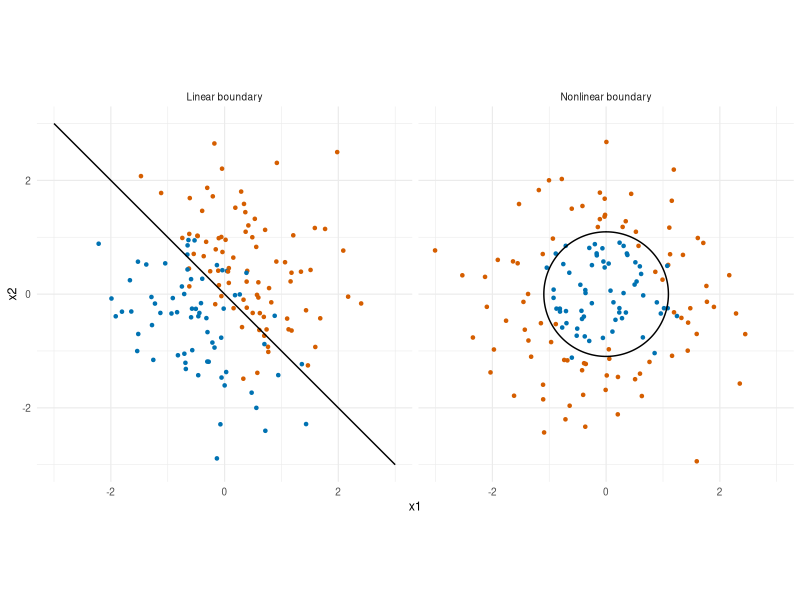
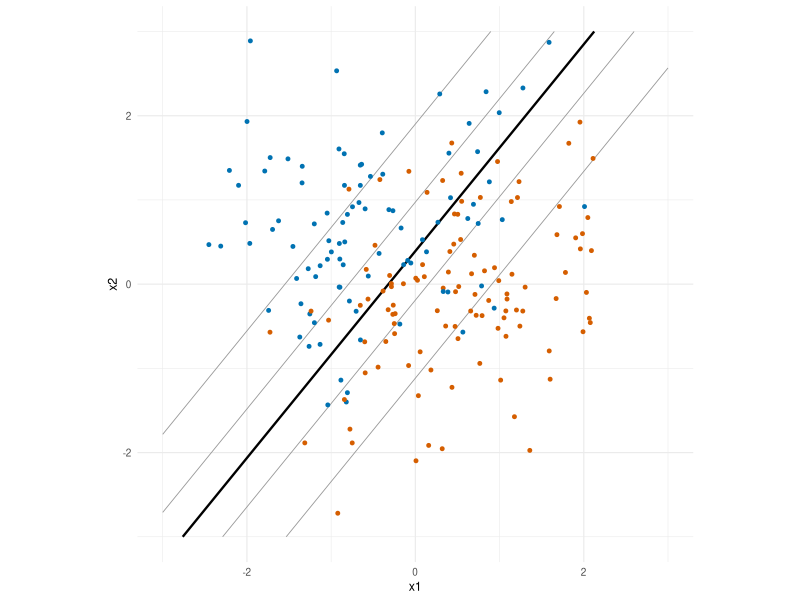
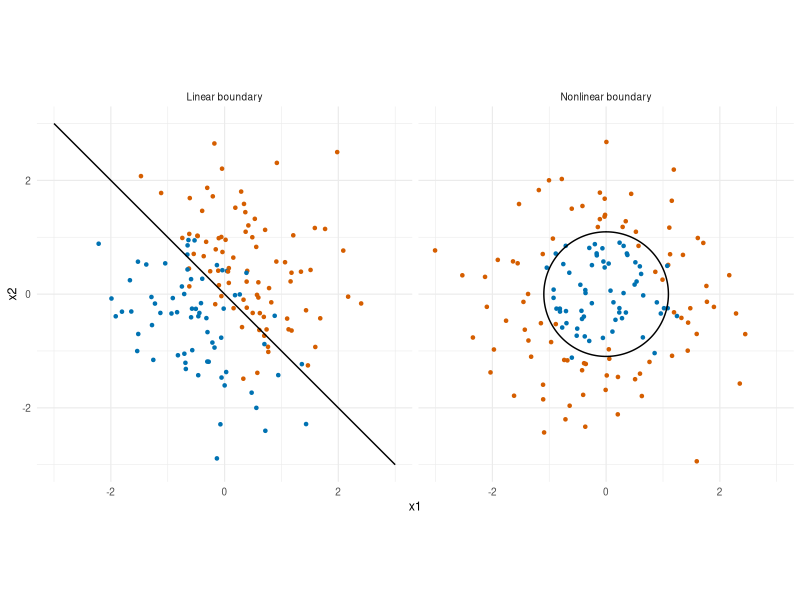
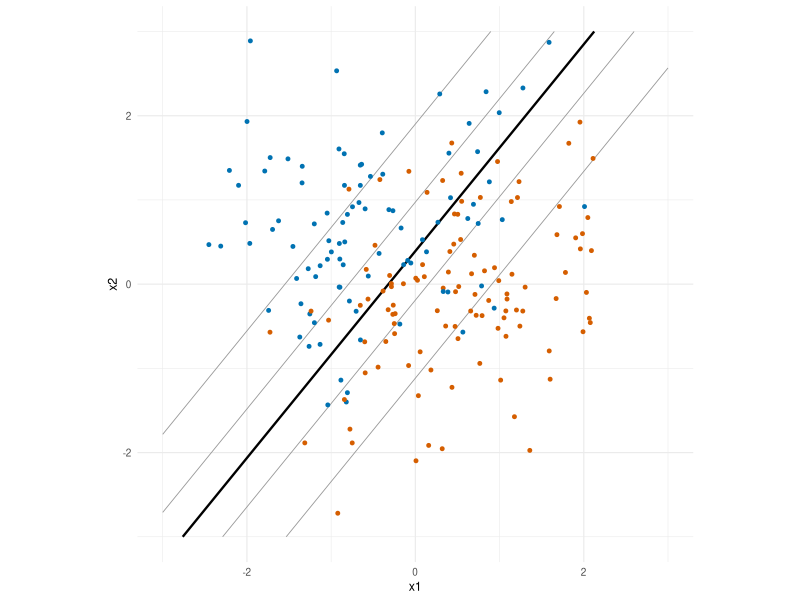

Recreate these plots in R, in order.
library(ggplot2)

# ── Figure: linear and nonlinear true boundaries (set.seed(1)) ───────────────
# cls_boundaries_linear_nonlinear.pdf

set.seed(1)
n <- 150

sim <- function(f) {
    d <- data.frame(x1 = rnorm(n), x2 = rnorm(n))
    d$y <- factor(rbinom(n, 1, plogis(f(d$x1, d$x2))))
    d
}

lin <- sim(function(x1, x2) 3 * (x1 + x2));            lin$panel <- "Linear boundary"
non <- sim(function(x1, x2) 4 * (x1^2 + x2^2 - 1.2)); non$panel <- "Nonlinear boundary"
d <- rbind(lin, non)

t_seq  <- seq(0, 2 * pi, length.out = 200)
circle <- data.frame(x1 = sqrt(1.2) * cos(t_seq), x2 = sqrt(1.2) * sin(t_seq),
                     panel = "Nonlinear boundary")
line   <- data.frame(x1 = c(-3, 3), x2 = c(3, -3), panel = "Linear boundary")

p <- ggplot(d, aes(x1, x2)) +
    geom_point(aes(colour = y), size = 0.9) +
    geom_path(data = circle) +
    geom_path(data = line) +
    facet_wrap(~ panel) +
    scale_colour_manual(values = c("0" = "#0072B2", "1" = "#D55E00")) +
    coord_fixed(xlim = c(-3, 3), ylim = c(-3, 3)) +
    theme_minimal(base_size = 9) +
    theme(legend.position = "none")

p

ggsave("cls_boundaries_linear_nonlinear.pdf", p,
       width = 8.6, height = 3.4, units = "cm")

# ── Figure: fitted logistic boundary and probability contours (set.seed(2)) ──
# cls_logistic_boundary.pdf

set.seed(2)
n    <- 200
d    <- data.frame(x1 = rnorm(n), x2 = rnorm(n))
d$y  <- rbinom(n, 1, plogis(0.5 + 2 * d$x1 - 1.5 * d$x2))
fit  <- glm(y ~ x1 + x2, data = d, family = binomial)
grid <- expand.grid(x1 = seq(-3, 3, length.out = 200),
                    x2 = seq(-3, 3, length.out = 200))
grid$p <- predict(fit, newdata = grid, type = "response")
d$y    <- factor(d$y)

p <- ggplot() +
    geom_contour(data = grid, aes(x1, x2, z = p),
                 breaks = c(0.1, 0.3, 0.7, 0.9), colour = "grey60", linewidth = 0.3) +
    geom_contour(data = grid, aes(x1, x2, z = p),
                 breaks = 0.5, colour = "black", linewidth = 0.8) +
    geom_point(data = d, aes(x1, x2, colour = y), size = 1) +
    scale_colour_manual(values = c("0" = "#0072B2", "1" = "#D55E00")) +
    coord_fixed(xlim = c(-3, 3), ylim = c(-3, 3)) +
    theme_minimal(base_size = 9) +
    theme(legend.position = "none")

p

ggsave("cls_logistic_boundary.pdf", p,
       width = 4.8, height = 4.8, units = "cm")
